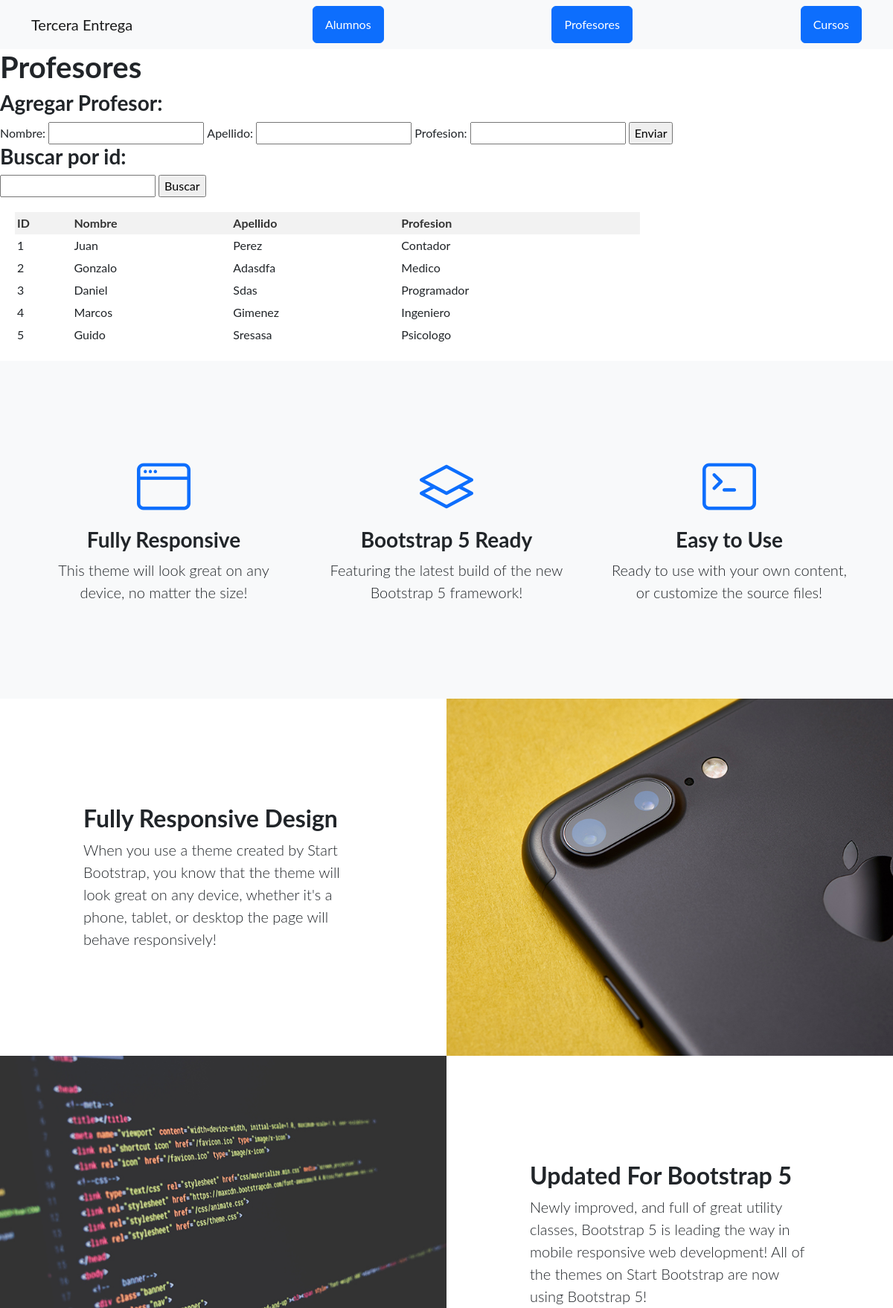
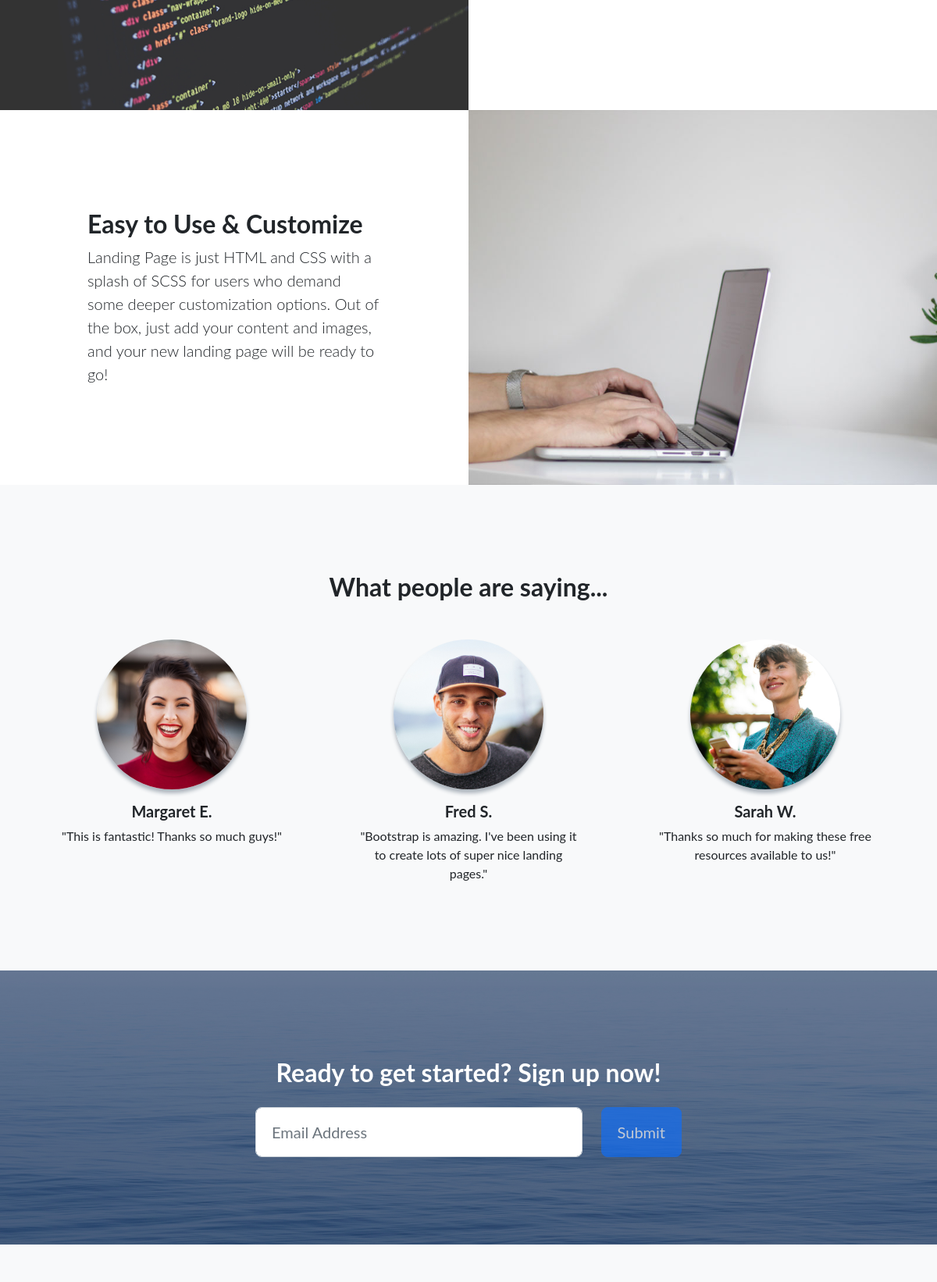
The page /AppTerceraEntrega/profesores/ (upper part) on the database its author committed (2 pictures, top to bottom).
### AppTerceraEntrega/models.py (models this page shows)
class Profesor(models.Model):
    nombre = models.CharField(max_length=40)
    apellido = models.CharField(max_length=40)
    profesion = models.CharField(max_length=50)

### AppTerceraEntrega/views.py (the view)
# urls.py: path('profesores/', views.profesores, name='profesores'),
def profesores(req):
    if req.method == 'POST':
        formulaio = ProfesorFormulario(req.POST)
        if formulaio.is_valid():
            informacion = formulaio.cleaned_data
            profesor = Profesor(nombre=informacion['nombre'], apellido=informacion['apellido'], profesion=informacion['profesion'])
            profesor.save()
            return redirect('profesores')
    else:
        profesor_buscado = obtieneObjeto(req,Profesor)
        formulaio = ProfesorFormulario()
    profesores = Profesor.objects.all()
    return render(req, "appterceraentrega/profesores.html",{"formulario": formulaio, "profesores": profesores, "profesor": profesor_buscado})

### AppTerceraEntrega/forms.py
class ProfesorFormulario(forms.Form):
    nombre= forms.CharField(max_length=40)
    apellido= forms.CharField(max_length=40)
    profesion= forms.CharField(max_length=50)

### AppTerceraEntrega/views.py (called while the page is built)
def obtieneObjeto(req, clase):
    objeto_buscado = ""
    if req.GET.get("id"):
            id_objeto = req.GET["id"]
            objeto_buscado = clase.objects.filter(id=id_objeto).first()
            if not isinstance(objeto_buscado, clase):
                objeto_buscado = ""
    return objeto_buscado

### AppTerceraEntrega/templates/appterceraentrega/profesores.html (shortened to what this page needs)
<!DOCTYPE html>
<html lang="en">
<head>
</head>
<body>
    {% extends "appterceraentrega/padre.html" %}
    {% load static %}
    {% block contenidoQueCambia %}
    <h1>Profesores</h1>
    <h3>Agregar Profesor:</h3>
    <form action="" method="POST">
        {{ formulario.as_table }}
        <input type="submit" value="Enviar">
    </form>
    <h3>Buscar por id:</h3>
    <form action="" method="GET">
        <input type="number" name="id">
        <input type="submit" value="Buscar">
    </form>
    <table>
        <thead>
            <tr>
                <th>ID</th>
                <th>Nombre</th>
                <th>Apellido</th>
                <th>Profesion</th>
            </tr>
        </thead>
        <tbody>
            {% for profesor in profesores %}
            <tr>
                <td>{{ profesor.id }}</td>
                <td>{{ profesor.nombre }}</td>
                <td>{{ profesor.apellido }}</td>
                <td>{{ profesor.profesion }}</td>
            </tr>
            {% endfor %}
        </tbody>
    </table>
    {% endblock %}

### AppTerceraEntrega/templates/appterceraentrega/profesores.html (style rules this page uses)
table { width: 70%; margin: 20px 20px; }
th, td { border: 1px solid #dddddd; text-align: left; padding: 3px; }
th { background-color: #f2f2f2; color: #333; text-align: center; }

### rows shown on the page
Profesor: id "1", nombre "Juan", apellido "Perez", profesion "Contador"
Profesor: id "2", nombre "Gonzalo", apellido "Adasdfa", profesion "Medico"
Profesor: id "3", nombre "Daniel", apellido "Sdas", profesion "Programador"
Profesor: id "4", nombre "Marcos", apellido "Gimenez", profesion "Ingeniero"
Profesor: id "5", nombre "Guido", apellido "Sresasa", profesion "Psicologo"
